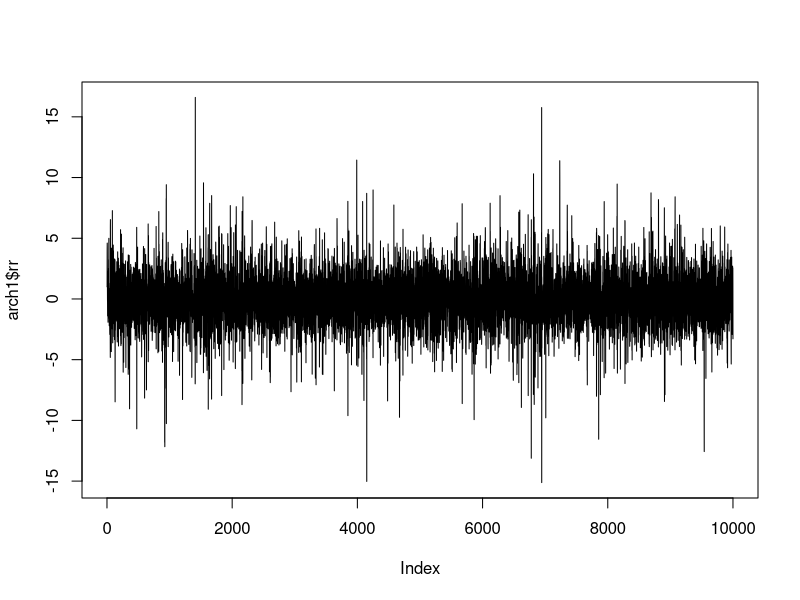
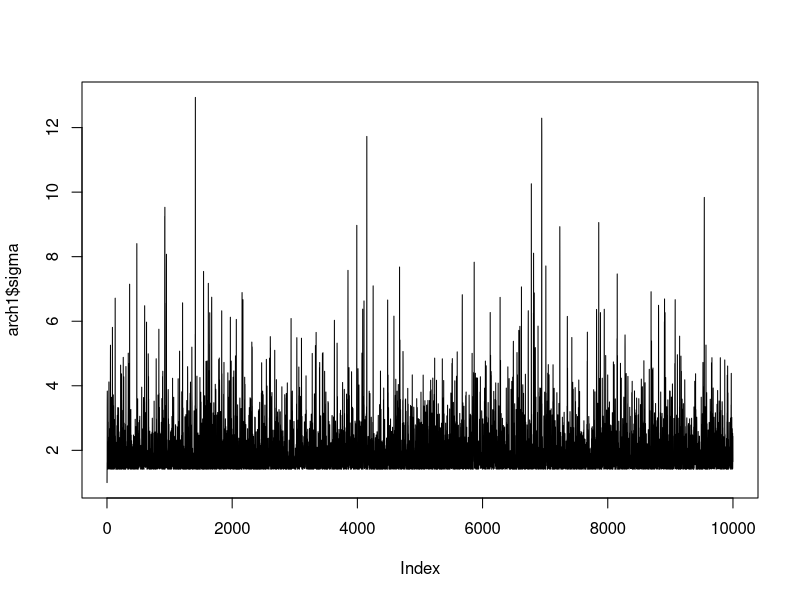
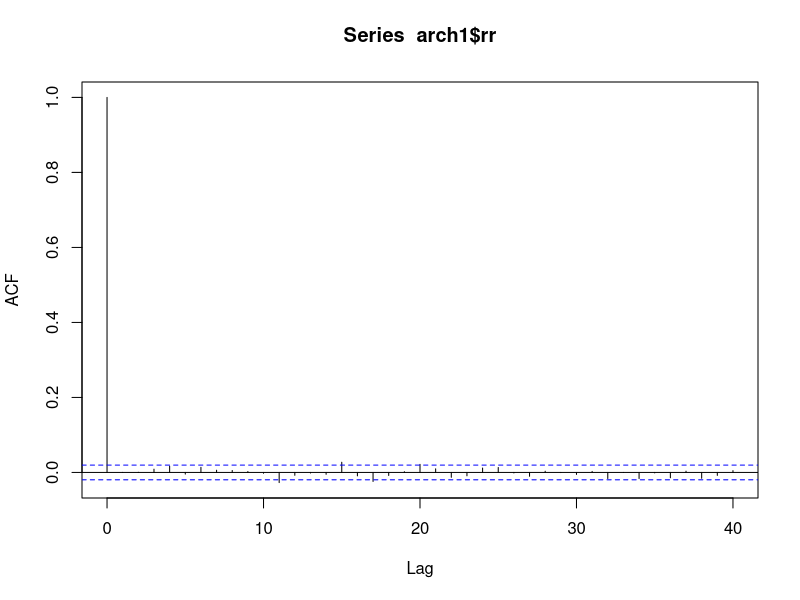
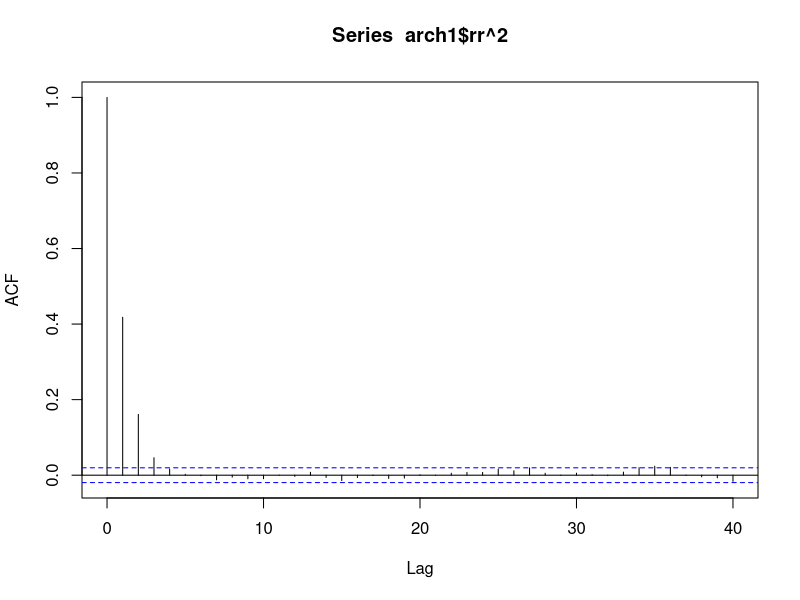

The R source for these figures, in order:
### Question 1 #############################################################
# part a #######################
arch1_gen <- function(len, alpha0, alpha1) {
  
  # Vector of variances and values
  sigma <- rep(0, len)
  rr <- rep(0, len)
  
  # Initialize both vectors to 1 at time 1
  rr[1] <- 1
  sigma[1] <- 1
  
  w <- rnorm(len)
  
  for (i in 2:len) {
    sigma2 <- alpha0 + alpha1*(rr[i-1]^2)
    sigma[i] <- sqrt(sigma2)
    rr[i] <- sigma[i] * w[i]
  }
  
  return(list(rr=rr, sigma=sigma))
}

# part b #####################
arch1 <- arch1_gen(10000, 2, 0.6)

plot(arch1$rr, type='l')
plot(arch1$sigma, type='l')

mean(arch1$rr)
var(arch1$rr)

# part c #######################

length(arch1$rr[arch1$rr > 7.5])
newarch1 <- rnorm(10000, 0, sqrt(5))
length(newarch1[newarch1 > 7.5])

# part d #######################

acf(arch1$rr)
acf(arch1$rr^2)

### Question 2 ############################################################
# part a ##########################
markov_sim <- function(len) {
  A <- matrix(c(.4, .3, .3, .1, .7, .2, .5, .5, 0), nrow=3)

  # Below, the L in 0L and 1L stands for 'long' and ensures xx contains integers
  # rather than floats. You don't have to worry about this in your code.
  xx <- rep(0L, len)
  xx[1] <- 1L
  
  for (i in 2:len) {
    a <- A[,xx[i-1]]
    xx[i] <- sample(3, size=1, prob=a)
  }
  
  return(xx)
}

markov3 <- markov_sim(500)
probs <- table(markov3)
probs[1]/500
probs[2]/500
probs[3]/500

# part b #######################
A <- rbind(c(-0.6,0.1,0.5), c(0.3,-0.3,0.5), c(0.3,0.2,-1), c(1,1,1))
B <- c(0,0,0,1)
qr.solve(A,B)
